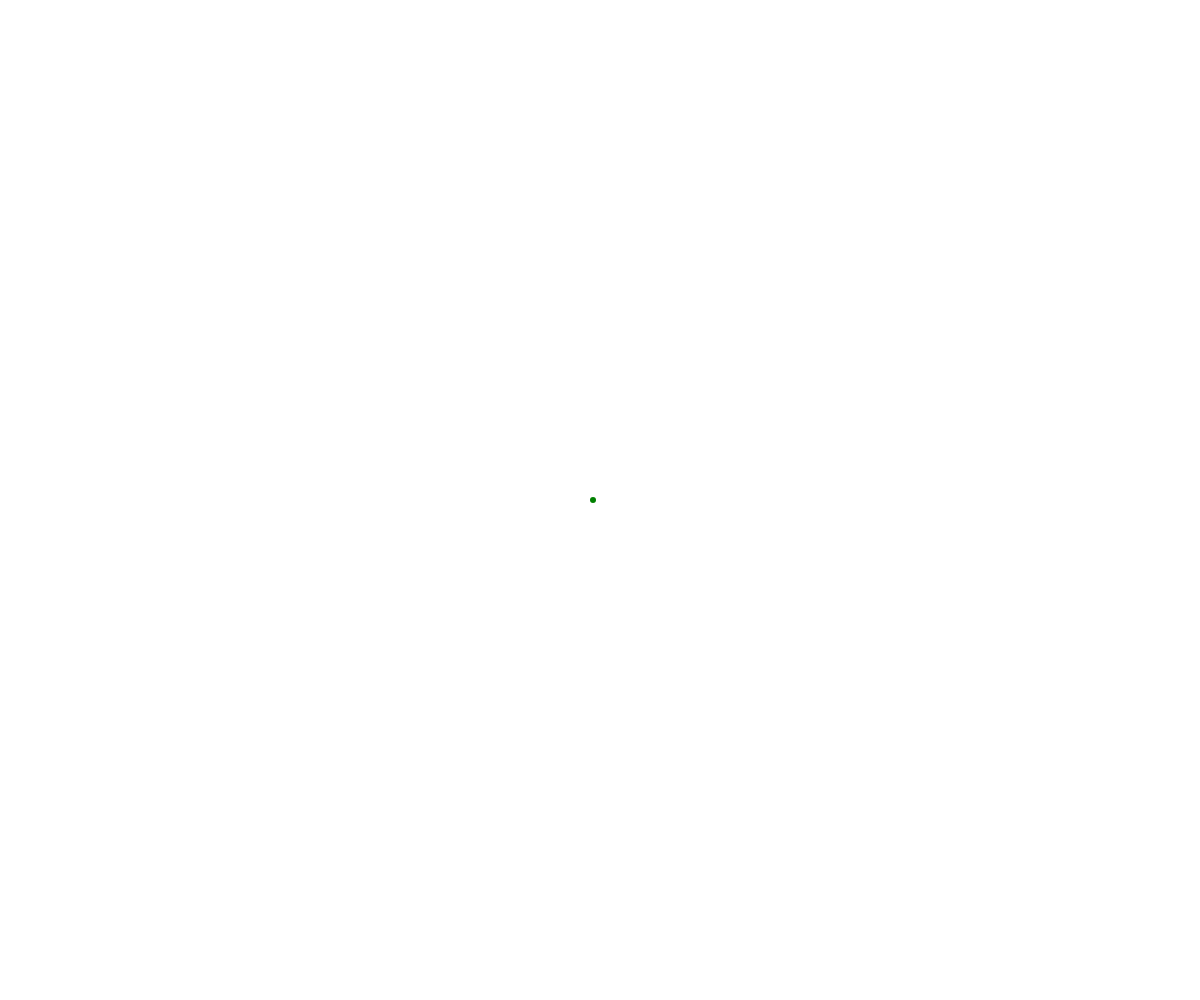
Frame 1 (no input)
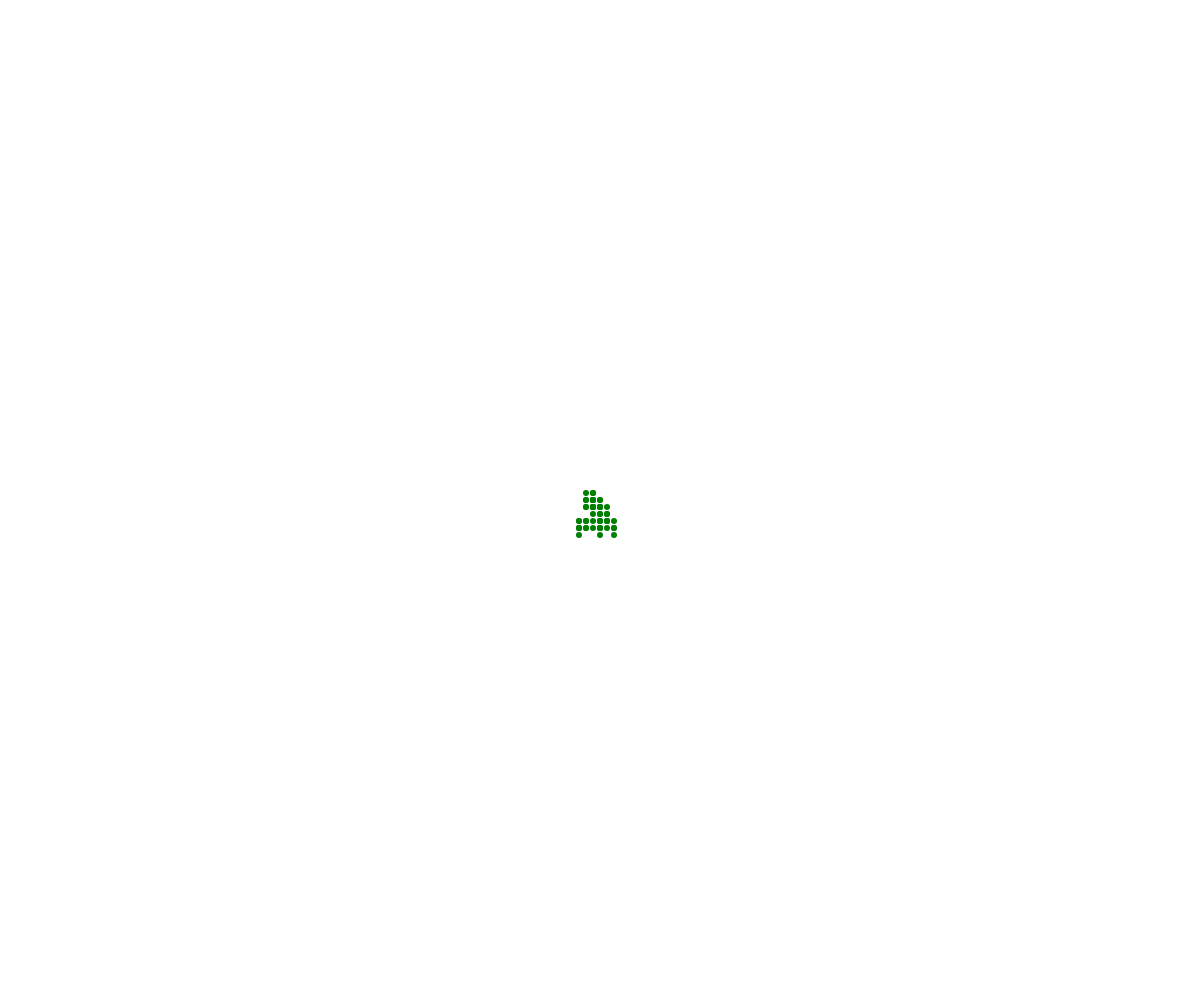
Frame 60 (no input)
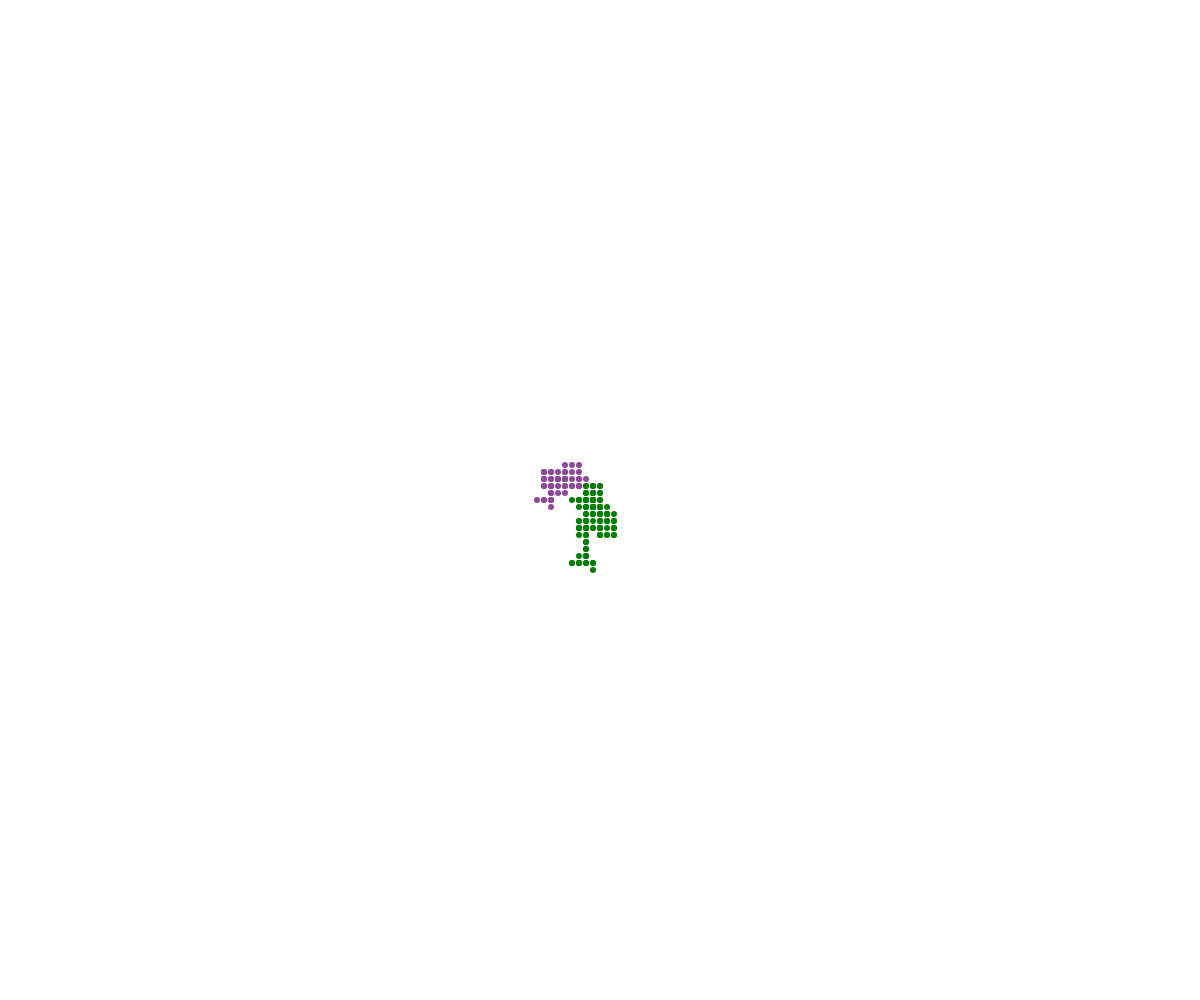
Frame 120 (the mouse pressed at the canvas centre since frame 60)

The p5.js sketch that drew these frames (run headless with seeded random() and noise() and a simulated clock; from frame 60 on, the mouse is pressed at the canvas centre):

// p5.js sketch
// ── sketch.js
// Walker OOP Array Demo
// 11/13/2024

class Walker {
  constructor(x,y,c) {
    this.x = x;
    this.y = y;
    this.s = 7;
    this.r = 3;
    this.c = c;
  }

  disp(){
    fill(this.c);
    circle(this.x,this.y,this.r*2);
  }

  move(){
    let choice = random();
    if (choice<0.25){
      this.y-=this.s;
    }
    else if (choice<0.50){
      this.y+=this.s;
    }
    else if (choice<0.75){
      this.x-=this.s;
    }
    else {
      this.x+=this.s;
    }
  }
}

let nerdArray = [];

function setup() {
  noStroke();
  createCanvas(windowWidth, windowHeight);  
  let nerd = new Walker(width/2,height/2, "green");
  nerdArray.push(nerd);
}

function draw() {
  // background(220);
  for (let theNerd of nerdArray){
    theNerd.move();
    theNerd.disp();
  }
}

function mousePressed(){
  let someNerd = new Walker(mouseX, mouseY, color(random(255),random(255), random(255)));
  nerdArray.push(someNerd);
}
